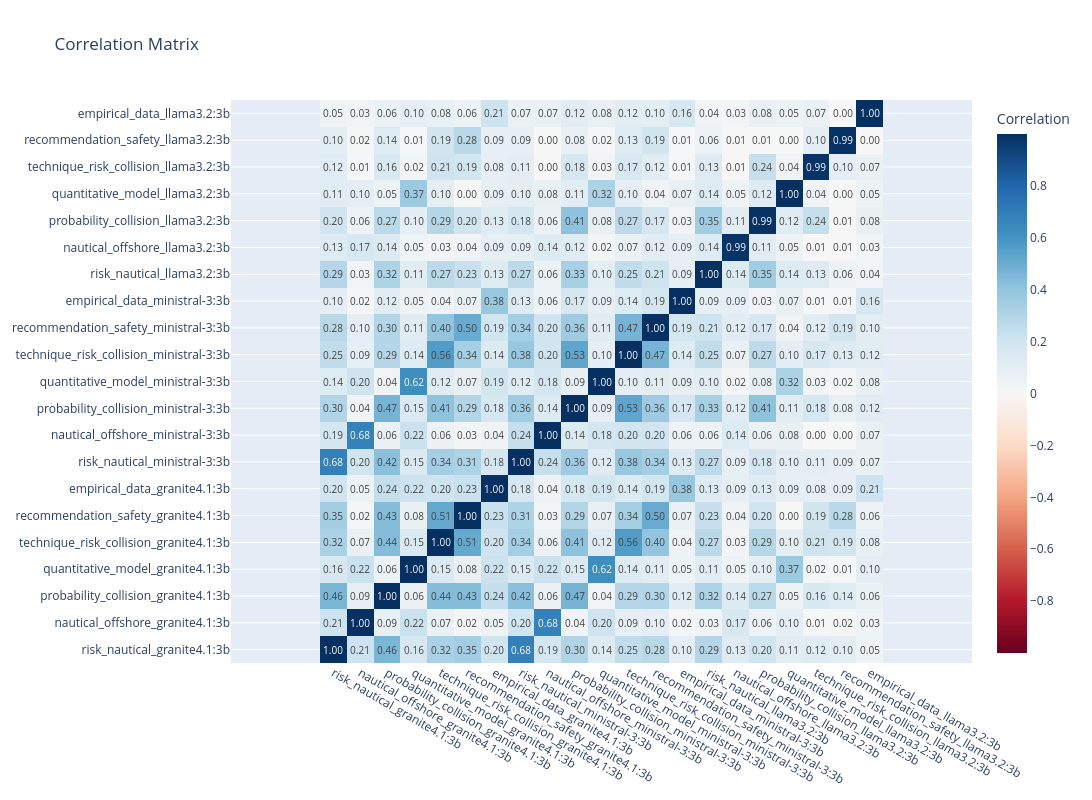

The notebook cell saved with this chart:
### Code cell
import plotly.graph_objects as go


def plot_correlation_matrix(corr_matrix, title="Correlation Matrix", zmid=0):
    """
    Plot a correlation matrix as a heatmap using Plotly.

    Parameters:
    - corr_matrix: pandas DataFrame or numpy array, the correlation matrix to plot
    - title: str, title of the plot (default: "Correlation Matrix")
    """
    # Create the figure
    fig = go.Figure(
        data=go.Heatmap(
            z=corr_matrix.values if hasattr(corr_matrix, "values") else corr_matrix,
            x=corr_matrix.columns
            if hasattr(corr_matrix, "columns")
            else np.arange(corr_matrix.shape[1]),
            y=corr_matrix.index
            if hasattr(corr_matrix, "index")
            else np.arange(corr_matrix.shape[0]),
            colorscale="RdBu",
            zmid=zmid,
            text=corr_matrix.values if hasattr(corr_matrix, "values") else corr_matrix,
            texttemplate="%{text:.2f}",
            textfont={"size": 10},
            colorbar=dict(title="Correlation"),
        )
    )

    # Update layout for better visualization
    fig.update_layout(
        title=title,
        xaxis=dict(side="bottom"),
        width=1200,
        height=800,
        autotypenumbers="convert types",
    )

    # Make the plot square and adjust margins
    fig.update_yaxes(scaleanchor="x")
    fig.update_layout(margin=dict(l=100, r=100, b=100, t=100))
    return fig


# Example usage:
# import pandas as pd

plot_correlation_matrix(coef_matrix)

### Figure 1 — Plotly figure (JSON) as saved in the notebook; plotly's stock layout.template omitted (floating-point values rounded to 4 significant figures; data arrays with more than 128 entries replaced by an {"elided": "..."} marker saying what was removed)
{"data": [{"colorbar": {"title": {"text": "Correlation"}}, "colorscale": [[0, "rgb(103,0,31)"], [0.1, "rgb(178,24,43)"], [0.2, "rgb(214,96,77)"], [0.3, "rgb(244,165,130)"], [0.4, "rgb(253,219,199)"], [0.5, "rgb(247,247,247)"], [0.6, "rgb(209,229,240)"], [0.7, "rgb(146,197,222)"], [0.8, "rgb(67,147,195)"], [0.9, "rgb(33,102,172)"], [1, "rgb(5,48,97)"]], "text": {"elided": "21x21 float values"}, "textfont": {"size": 10}, "texttemplate": "%{text:.2f}", "type": "heatmap", "x": ["risk_nautical_granite4.1:3b", "nautical_offshore_granite4.1:3b", "probability_collision_granite4.1:3b", "quantitative_model_granite4.1:3b", "technique_risk_collision_granite4.1:3b", "recommendation_safety_granite4.1:3b", "empirical_data_granite4.1:3b", "risk_nautical_ministral-3:3b", "nautical_offshore_ministral-3:3b", "probability_collision_ministral-3:3b", "quantitative_model_ministral-3:3b", "technique_risk_collision_ministral-3:3b", "recommendation_safety_ministral-3:3b", "empirical_data_ministral-3:3b", "risk_nautical_llama3.2:3b", "nautical_offshore_llama3.2:3b", "probability_collision_llama3.2:3b", "quantitative_model_llama3.2:3b", "technique_risk_collision_llama3.2:3b", "recommendation_safety_llama3.2:3b", "empirical_data_llama3.2:3b"], "y": ["risk_nautical_granite4.1:3b", "nautical_offshore_granite4.1:3b", "probability_collision_granite4.1:3b", "quantitative_model_granite4.1:3b", "technique_risk_collision_granite4.1:3b", "recommendation_safety_granite4.1:3b", "empirical_data_granite4.1:3b", "risk_nautical_ministral-3:3b", "nautical_offshore_ministral-3:3b", "probability_collision_ministral-3:3b", "quantitative_model_ministral-3:3b", "technique_risk_collision_ministral-3:3b", "recommendation_safety_ministral-3:3b", "empirical_data_ministral-3:3b", "risk_nautical_llama3.2:3b", "nautical_offshore_llama3.2:3b", "probability_collision_llama3.2:3b", "quantitative_model_llama3.2:3b", "technique_risk_collision_llama3.2:3b", "recommendation_safety_llama3.2:3b", "empirical_data_llama3.2:3b"], "z": {"elided": "21x21 float values"}, "zmid": 0}], "layout": {"autotypenumbers": "convert types", "height": 800, "margin": {"b": 100, "l": 100, "r": 100, "t": 100}, "title": {"text": "Correlation Matrix"}, "width": 1200, "xaxis": {"side": "bottom"}, "yaxis": {"scaleanchor": "x"}}}
